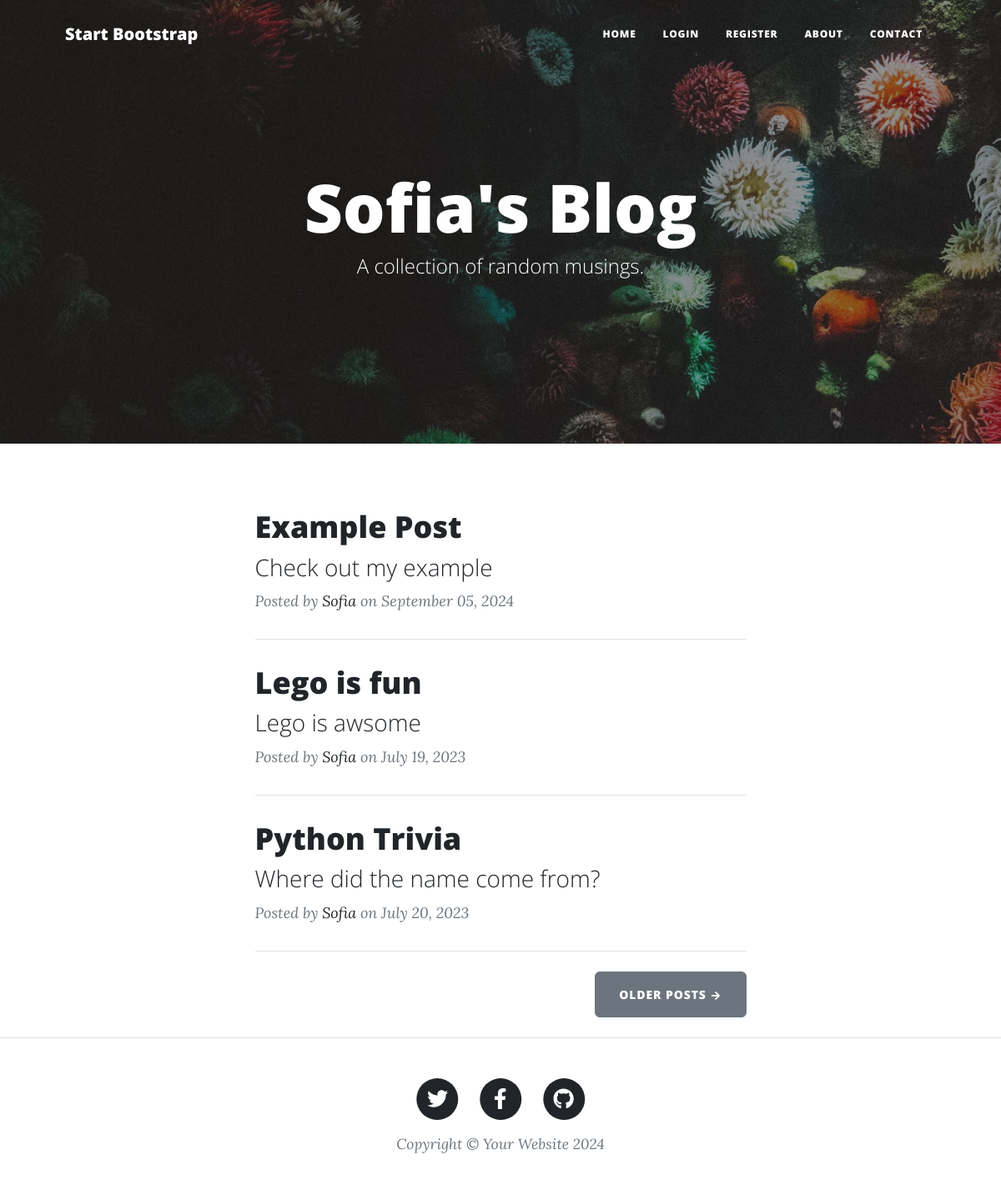
The page / on the database its author committed.
### main.py (models this page shows)
class BlogPost(db.Model):
    __tablename__ = "blog_posts"
    id: Mapped[int] = mapped_column(Integer, primary_key=True)
    title: Mapped[str] = mapped_column(String(250), unique=True, nullable=False)
    subtitle: Mapped[str] = mapped_column(String(250), nullable=False)
    date: Mapped[str] = mapped_column(String(250), nullable=False)
    body: Mapped[str] = mapped_column(Text, nullable=False)
    img_url: Mapped[str] = mapped_column(String(250), nullable=False)
    author_id: Mapped[int] = mapped_column(Integer, db.ForeignKey("User.id"))
    author = relationship("User", back_populates="posts")

class User(UserMixin, db.Model):
    __tablename__ = "User"
    id: Mapped[int] = mapped_column(Integer, primary_key=True)
    email: Mapped[str] = mapped_column(String(250), unique=True, nullable=False)
    password: Mapped[str] = mapped_column(String(250), nullable=False)
    name: Mapped[str] = mapped_column(String(300), nullable=False)
    posts = relationship("BlogPost", back_populates="author")

### main.py (the view)
@app.route('/')
def get_all_posts():
    result = db.session.execute(db.select(BlogPost))
    posts = result.scalars().all()
    return render_template("index.html", all_posts=posts)

### templates/index.html (shortened to what this page needs)
{% include "header.html" %}
<header
  class="masthead"
  style="background-image: url('../static/assets/img/home-bg.jpg')"
>
  <div class="container position-relative px-4 px-lg-5">
    <div class="row gx-4 gx-lg-5 justify-content-center">
      <div class="col-md-10 col-lg-8 col-xl-7">
        <div class="site-heading">
          <h1>Sofia's Blog</h1>
          <span class="subheading">A collection of random musings.</span>
        </div>
      </div>
    </div>
  </div>
</header>
<div class="container px-4 px-lg-5">
  <div class="row gx-4 gx-lg-5 justify-content-center">
    <div class="col-md-10 col-lg-8 col-xl-7">
      {% for post in all_posts %}
      <div class="post-preview">
        <a href="{{ url_for('show_post', post_id=post.id) }}">
          <h2 class="post-title">{{ post.title }}</h2>
          <h3 class="post-subtitle">{{ post.subtitle }}</h3>
        </a>
        <p class="post-meta">
          Posted by
          <a href="#">{{post.author.name}}</a>
          on {{post.date}}
        </p>
      </div>
      <hr class="my-4" />
      {% endfor %}
      <div class="d-flex justify-content-end mb-4">
        <a class="btn btn-secondary text-uppercase" href="#!">Older Posts →</a>
      </div>
    </div>
  </div>
</div>
{% include "footer.html" %}

### templates/header.html (shortened to what this page needs)
<!DOCTYPE html>
<html lang="en">
  <head>
    {% block styles %}
    {{ bootstrap.load_css() }}
    <link
      href="{{ url_for('static', filename='css/styles.css') }}"
      rel="stylesheet"
    />
    {% endblock %}
  </head>
  <body>
    <nav class="navbar navbar-expand-lg navbar-light" id="mainNav">
      <div class="container px-4 px-lg-5">
        <a class="navbar-brand" href="/">Start Bootstrap</a>
        <div class="collapse navbar-collapse" id="navbarResponsive">
          <ul class="navbar-nav ms-auto py-4 py-lg-0">
            <li class="nav-item">
              <a
                class="nav-link px-lg-3 py-3 py-lg-4"
                href="{{ url_for('get_all_posts') }}"
                >Home</a
              >
            </li>
             {% if not current_user.is_authenticated: %}
            <li class="nav-item">
              <a
                class="nav-link px-lg-3 py-3 py-lg-4"
                href="{{ url_for('login') }}"
                >Login</a
              >
            </li>
            <li class="nav-item">
              <a
                class="nav-link px-lg-3 py-3 py-lg-4"
                href="{{ url_for('register') }}"
                >Register</a
              >
            </li>
            {% endif %}
            <li class="nav-item">
              <a
                class="nav-link px-lg-3 py-3 py-lg-4"
                href="{{ url_for('about') }}"
                >About</a
              >
            </li>
            <li class="nav-item">
              <a
                class="nav-link px-lg-3 py-3 py-lg-4"
                href="{{ url_for('contact') }}"
                >Contact</a
              >
            </li>
          </ul>
        </div>
      </div>
    </nav>
  </body>
</html>

### templates/footer.html (shortened to what this page needs)
        <footer class="border-top">
          <div class="container px-4 px-lg-5">
              <div class="row gx-4 gx-lg-5 justify-content-center">
                  <div class="col-md-10 col-lg-8 col-xl-7">
                      <ul class="list-inline text-center">
                          <li class="list-inline-item">
                              <a href="#!">
                                  <span class="fa-stack fa-lg">
                                      <i class="fas fa-circle fa-stack-2x"></i>
                                      <i class="fab fa-twitter fa-stack-1x fa-inverse"></i>
                                  </span>
                              </a>
                          </li>
                          <li class="list-inline-item">
                              <a href="#!">
                                  <span class="fa-stack fa-lg">
                                      <i class="fas fa-circle fa-stack-2x"></i>
                                      <i class="fab fa-facebook-f fa-stack-1x fa-inverse"></i>
                                  </span>
                              </a>
                          </li>
                          <li class="list-inline-item">
                              <a href="#!">
                                  <span class="fa-stack fa-lg">
                                      <i class="fas fa-circle fa-stack-2x"></i>
                                      <i class="fab fa-github fa-stack-1x fa-inverse"></i>
                                  </span>
                              </a>
                          </li>
                      </ul>
                      <div class="small text-center text-muted fst-italic">Copyright &copy; Your Website 2024</div>
                  </div>
              </div>
          </div>
      </footer>
  </body>
</html>

### rows shown on the page
BlogPost: title "Example Post", subtitle "Check out my example", author.name "Sofia", date "September 05, 2024"
BlogPost: title "Lego is fun", subtitle "Lego is awsome", author.name "Sofia", date "July 19, 2023"
BlogPost: title "Python Trivia", subtitle "Where did the name come from?", author.name "Sofia", date "July 20, 2023"
